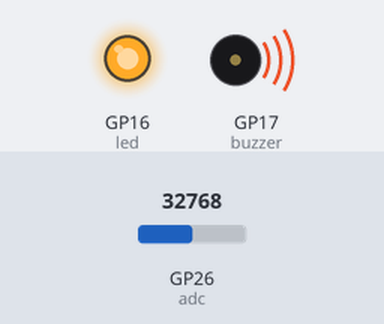
A program run on a simulated Raspberry Pi Pico running MicroPython. On the bench: output pins drawn as LEDs (lit = HIGH), buzzer (waves = sounding, pin HIGH). Dashed ring = blinking. The inputs (shaded band) are chosen by the test bench; at power-on: GP26 (adc) = 32768 (analog values on the 0–65535 scale).

Above: at 1.2 s.
1.3 s: GP26 (adc) set to 31552
At 2.9 s:
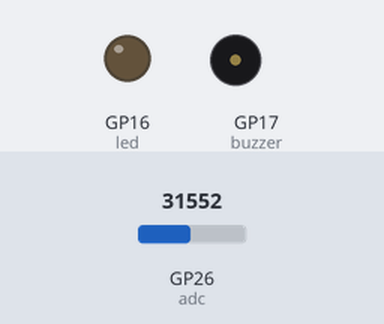
3.5 s: GP26 (adc) set to 32767
At 4.4 s:
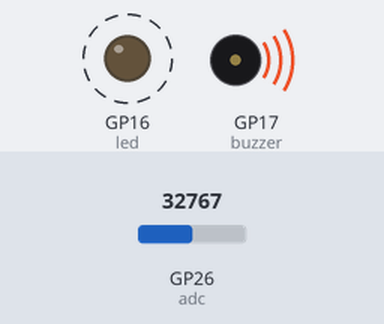
7.5 s: GP26 (adc) set to 19660
At 8.2 s:
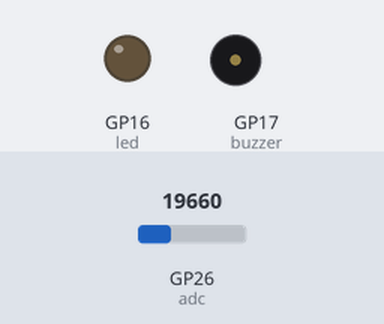
9.0 s: GP26 (adc) set to 45874
At 9.4 s:
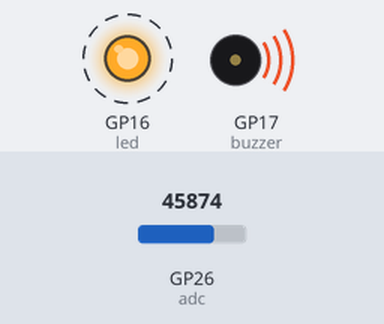
Timing chart, 0 to 14.0 s (numbered marks = the images above; inputs shaded):
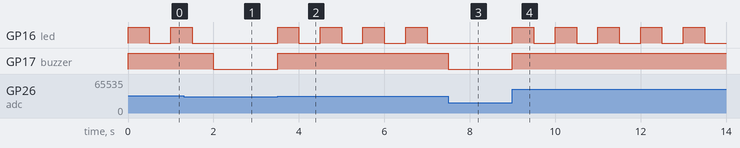

Measured:
- the behaviour switches between 32064 and 32048 on GP26 (adc) (found by bisection; images 0 and 1)
- after the input at 1.3 s, GP16 (led): goes on until 1.5 s, then stays LOW; GP17 (buzzer): HIGH → LOW after 0.70 s
- after the input at 3.5 s, GP16 (led): alternates HIGH for 0.50 s and LOW for 0.50 s, starting at once; GP17 (buzzer): LOW → HIGH at once
- after the input at 7.5 s, GP16 (led): stays LOW (without the input it goes to HIGH after 0.00 s); GP17 (buzzer): HIGH → LOW at once
- after the input at 9.0 s, GP16 (led): alternates HIGH for 0.50 s and LOW for 0.50 s, starting at once; GP17 (buzzer): LOW → HIGH at once

The program:

Project_23.2_Flame_Alarm.py
```python
from machine import ADC, Pin
import time

# Initialize the flame sensor to pin 26 (ADC function)
adc = ADC(26)
# create LED object from Pin 16,Set Pin 16 to output
led = Pin(16, Pin.OUT)
# create buzzer object from Pin 17, Set Pin 17 to output
buzzer = Pin(17, Pin.OUT)

# Read the current analog value of the flame sensor and return [0, 1023]
def get_value():
    return int(adc.read_u16() * 1024 / 65536)

# If the flame sensor detects a flame, the buzzer will beep
# and the LED will blink when the analog value is greater than 500
# Otherwise, the buzzer does not sound and the LED goes off
while True:
    value = get_value()
    if value >500:
        buzzer.value(1)    # Set buzzer turn on
        led.value(1)    # Set led turn on
        time.sleep(0.5) # Sleep 0.5s
        led.value(0)    # Set led turn off
        time.sleep(0.5) # Sleep 0.5s
    else:
        buzzer.value(0)    # Set buzzer turn off
        led.value(0)    # Set led turn off
```
